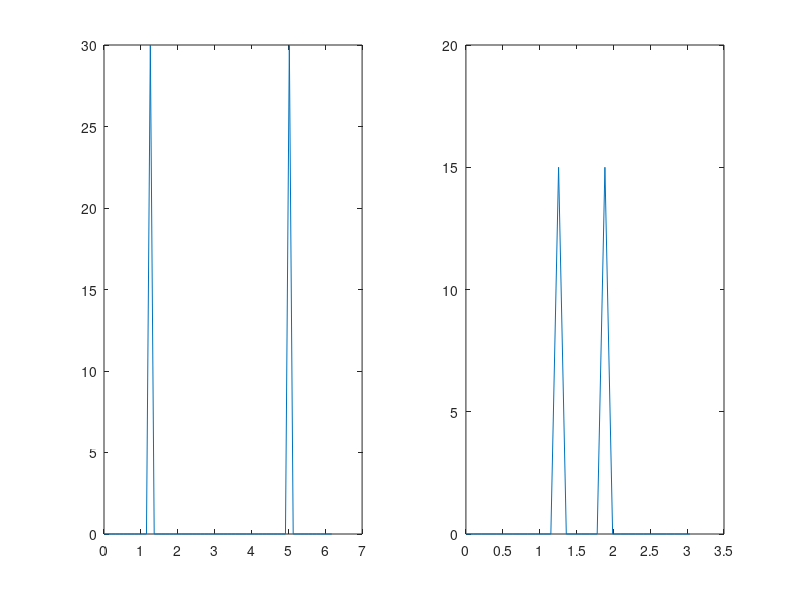

This chart was generated by the following MATLAB code: (Note: this script raises an error after producing the figure.)
close all;
addpath CourseLib
%%

N = 60;
n = [0:N-1];

w0 = 2*pi/5;

x = sin(w0*n);

p = 2;
xd = x(1:p:end);

X = fft(x);
Xd = fft(xd);

figure;
subplot(121);
plot(2*pi/N *(0:N-1),abs(X));

subplot(122);
plot(2*pi/N*(0:N/p-1),abs(Xd));


%%
load('/Users/Jens/Programmering/Courses/TSRT78/CourseLib/sig30.mat')

figure;
N = 100;
N = 10*N
Y = fft(y,N);


plot(2*pi/N*(0:N-1),abs(Y))


%%
load('/Users/Jens/Programmering/Courses/TSRT78/CourseLib/sig40.mat')
figure;
subplot(221);
plot(abs(fft(s2)));

subplot(222);
plot(abs(fft(s1)));

%s should be able to be split into two by using a highpass filter and a
%lowpass filter with it's cutoff placed inbetween the peaks in s1 and s2

[b1, a1] = butter(10,(0.1+0.5)/8,'high');
[b2, a2] = butter(10,(0.1+0.5)/8,'low');

%%why does this with wf = 0.15 work so good?

%fvtool(b1,a1)

s3 = filtfilt(b1,a1,s); 
s4 = filtfilt(b2,a2,s);


subplot(223);
plot(abs(fft(s3)));

subplot(224);
plot(abs(fft(s4)));

%%
close all;
figure;
load('/Users/Jens/Programmering/Courses/TSRT78/CourseLib/soderasen.mat')

fs = 1000;
T = 1/fs;
N = length(i4r);
n = [0:N-1];

I4r = fft(i4r);
w=1/(N*T)*(0:N-1);

plot(w,abs(I4r));


[b1, a1] = butter(2,[40*2*T 60*2*T]);
[b2, a2] = butter(2,[90*2*T 110*2*T]);
[b3, a3] = butter(2,[140*2*T 160*2*T]);

y50 = filtfilt(b1,a1,i4r);
y100 = filtfilt(b2,a2,i4r);
y150 = filtfilt(b3,a3,i4r);
hold on;
plot(w,abs(fft(y50)),'--g');
plot(w,abs(fft(y100)),'--r');
plot(w,abs(fft(y150)),'--m');

E50 = sum(y50.^2)/N
E = sum(i4r.^2)/N


%% 


